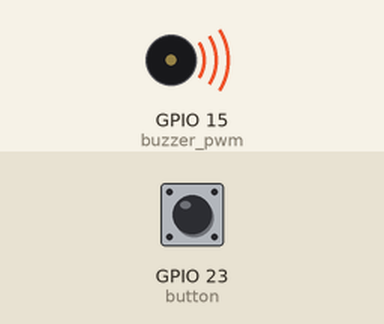
A program run on a simulated ESP32 board running MicroPython. Shown: buzzer (waves = sounding). The test bench sets the inputs (shaded band); at power-on: GPIO 23 (button) LOW. What the program prints to the serial console is not drawn.

Above: at 1.2 s.
1.3 s: GPIO 23 (button) pulled HIGH for 0.15 s
2.9 s: GPIO 23 (button) pulled HIGH for 0.15 s
At 7.0 s:
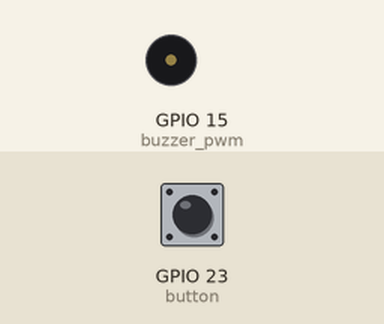
9.0 s: GPIO 23 (button) driven LOW
Timing chart, 0 to 12.6 s (numbered marks = the images above; inputs shaded):
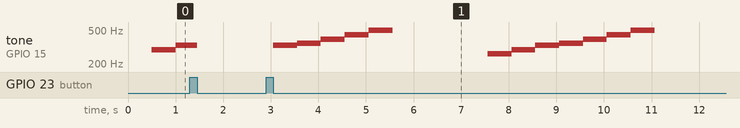

The program:

09-2.py
```python
# ----------------------------------------------------------------------
# 實驗 #9-2：蜂鳴器發出Do Re Mi (非阻塞式)
#
# 執行環境：
#   - MicroPython v1.24.0
#   - ESP32-DevKitC
#
# 功能說明：
#   - 非阻塞式設計，不使用 sleep()。
#   - 蜂鳴器依序播放 Do, Re, Mi, Fa, Sol, La, Si。
#   - 每個音符持續 0.5 秒，播放完畢後停頓 2 秒。
#   - 短按按鈕 (<1秒) 可暫停/繼續播放。
#   - 長按按鈕 (>3秒) 可切換大調 (C -> D -> E -> F -> G -> A -> C...)。
# ----------------------------------------------------------------------

import machine
import utime

# --- 1. 硬體設定 ---
# 蜂鳴器連接到 GPIO 15
BUZZER_PIN = 15
# 按鈕連接到 GPIO 23
BUTTON_PIN = 23

# 初始化蜂鳴器為 PWM 物件
# PWM (Pulse-Width Modulation) 用於產生不同頻率的音高
buzzer_pwm = machine.PWM(machine.Pin(BUZZER_PIN))
# 先關閉蜂鳴器
buzzer_pwm.duty(0)

# 初始化按鈕
# Pin.IN: 設定為輸入模式
# Pin.PULL_DOWN: 使用內部下拉電阻，確保按鈕未按下時為穩定的低電位(0)
button = machine.Pin(BUTTON_PIN, machine.Pin.IN, machine.Pin.PULL_DOWN)

# --- 2. 常數定義 ---
# 音符持續時間 (毫秒)
NOTE_DURATION_MS = 500
# 音階結束後的停頓時間 (毫秒)
PAUSE_DURATION_MS = 2000
# 長按的判定時間 (毫秒)
LONG_PRESS_MS = 3000
# 短按的最大時間 (毫秒)
SHORT_PRESS_MS = 1000
# 蜂鳴器PWM工作週期 (0-1023)，512 代表 50% 的方波，音量適中
DUTY_CYCLE = 512

# --- 3. 音樂資料 ---
# 定義音符頻率 (Hz)
# 0 代表休止符，但在這裡我們用程式邏輯來控制靜音
NOTES = {
    # C 大調 (C4)
    "C": [262, 294, 330, 349, 392, 440, 494],
    # D 大調
    "D": [294, 330, 370, 392, 440, 494, 554],
    # E 大調
    "E": [330, 370, 415, 440, 494, 554, 622],
    # F 大調
    "F": [349, 392, 440, 466, 523, 587, 659],
    # G 大調
    "G": [392, 440, 494, 523, 587, 659, 740],
    # A 大調
    "A": [440, 494, 554, 587, 659, 740, 831],
}
# 大調的播放順序
SCALE_ORDER = ["C", "D", "E", "F", "G", "A"]

# --- 4. 狀態變數 ---
# 播放控制
is_paused = False
current_scale_index = 0
current_note_index = 0 # 0-6 代表音符, 7 代表音階後的停頓

# 時間追蹤 (使用 utime.ticks_ms 來避免32位元整數溢位問題)
last_event_time = utime.ticks_ms()

# 按鈕狀態追蹤
button_press_time = 0
last_button_state = 0
long_press_triggered = False

print("實驗 #9-2 啟動：蜂鳴器音階播放器")
print(f"目前音階: {SCALE_ORDER[current_scale_index]} 大調")

# --- 5. 主迴圈 ---
while True:
    # 獲取當前時間
    now = utime.ticks_ms()

    # --- A. 按鈕處理邏輯 ---
    current_button_state = button.value()

    # 偵測按鈕被按下 (從 0 -> 1)
    if current_button_state == 1 and last_button_state == 0:
        button_press_time = now
        long_press_triggered = False

    # 偵測按鈕被釋放 (從 1 -> 0)
    if current_button_state == 0 and last_button_state == 1:
        press_duration = utime.ticks_diff(now, button_press_time)
        # 如果是短按且未觸發過長按
        if press_duration < SHORT_PRESS_MS and not long_press_triggered:
            is_paused = not is_paused
            if is_paused:
                buzzer_pwm.duty(0) # 暫停時立即關閉蜂鳴器
                print(">> 播放已暫停")
            else:
                # 恢復播放時，將上次事件時間調整為當前時間，以立即播放下一個音符
                last_event_time = now
                # 立即播放當前音符，避免延遲
                if current_note_index < 7: # 如果不是在長停頓狀態
                    scale_name = SCALE_ORDER[current_scale_index]
                    freq = NOTES[scale_name][current_note_index]
                    buzzer_pwm.freq(freq)
                    buzzer_pwm.duty(DUTY_CYCLE)
                print(">> 繼續播放")

    # 偵測按鈕被持續按住
    if current_button_state == 1:
        # 檢查是否達到長按時間，且尚未觸發過長按動作
        if not long_press_triggered and utime.ticks_diff(now, button_press_time) > LONG_PRESS_MS:
            long_press_triggered = True # 標記已觸發，避免重複執行
            # 切換到下一個大調
            current_scale_index = (current_scale_index + 1) % len(SCALE_ORDER)
            # 重置音符到第一個音 (Do)
            current_note_index = 0
            # 更新事件時間，讓新音階立即開始
            last_event_time = now
            # 立即播放新音階的第一個音
            scale_name = SCALE_ORDER[current_scale_index]
            freq = NOTES[scale_name][current_note_index]
            buzzer_pwm.freq(freq)
            # 如果之前是暫停狀態，長按後應開始播放
            if is_paused:
                is_paused = False
            buzzer_pwm.duty(DUTY_CYCLE)

            print(f"!! 長按：切換音階至 {scale_name} 大調")

    # 更新按鈕狀態供下次迴圈比對
    last_button_state = current_button_state


    # --- B. 音樂播放邏輯 ---
    if not is_paused:
        # 根據目前是播音符還是長停頓，決定時間間隔
        interval = PAUSE_DURATION_MS if current_note_index == 7 else NOTE_DURATION_MS

        # 檢查是否已到達下一個事件的時間點
        if utime.ticks_diff(now, last_event_time) >= interval:
            # 更新到下一個音符/狀態
            current_note_index = (current_note_index + 1) % 8 # 7個音符+1個停頓 = 8個狀態

            if current_note_index < 7: # 如果是播放音符 (0-6)
                scale_name = SCALE_ORDER[current_scale_index]
                freq = NOTES[scale_name][current_note_index]
                buzzer_pwm.freq(freq)
                buzzer_pwm.duty(DUTY_CYCLE)
            else: # 如果是音階後的長停頓 (current_note_index == 7)
                buzzer_pwm.duty(0) # 關閉蜂鳴器

            # 更新上次事件的時間戳
            last_event_time = now
```

Measured:
- after the input at 2.9 s, tone on GPIO 15 (buzzer_pwm): plays 330 Hz for 0.50 s, 349 Hz for 0.50 s, 392 Hz for 0.50 s, 440 Hz for 0.50 s, 494 Hz for 0.50 s, 262 Hz for 0.50 s … (8 notes in this stretch), starting after 0.15 s
